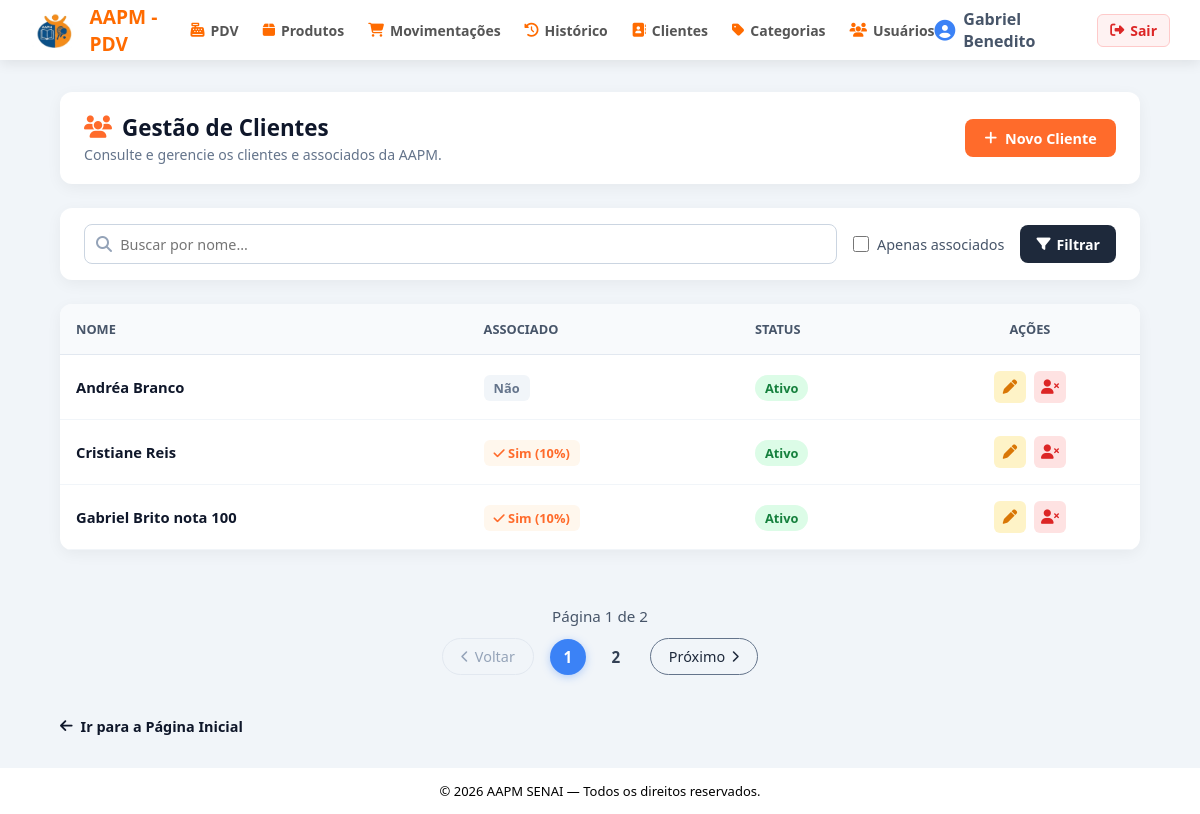
The app's page /clientes/ (signed in), older data.
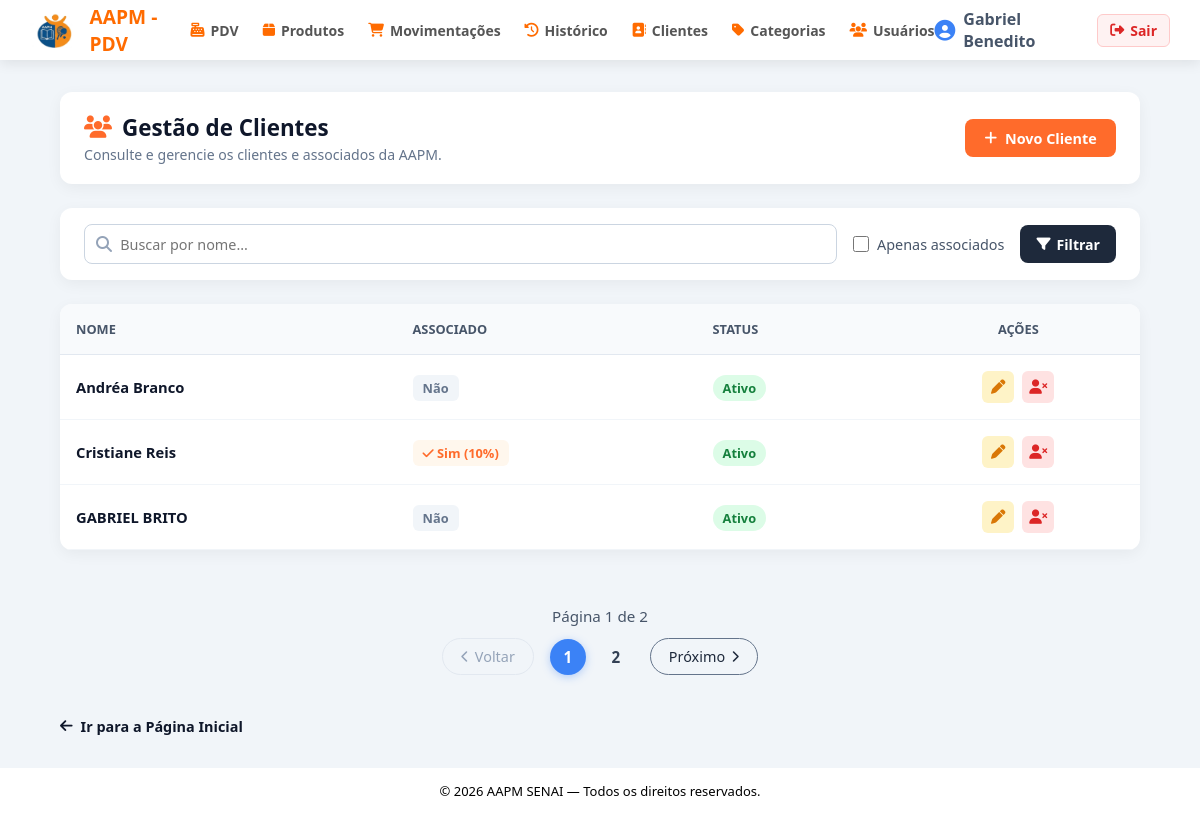
The same page, newer data.
### app/models/cliente.py (models this page shows, shortened)
class Cliente(Base):
    __tablename__ = "clientes"
    id         = Column(Integer, primary_key=True, index=True)
    nome       = Column(String(150), nullable=False, index=True)
    is_associado = Column(Boolean, default=False, nullable=False)
    ativo      = Column(Boolean, default=True)
    criado_em  = Column(DateTime, server_default=func.now())
    vendas = relationship("Venda", back_populates="cliente")

### app/controllers/cliente_controller.py (the view)
@router.get("/")
def listar_clientes(
    request: Request,
    busca: str = "",
    apenas_associados: bool = False,
    pagina: int = 1,
    por_pagina: int = 3,
    db: Session = Depends(get_db),
    admin = Depends(get_admin)
):
    query = db.query(Cliente)
    if busca:
        query = query.filter(
            Cliente.nome.ilike(f"%{busca}%")
        )
    if apenas_associados:
        query = query.filter(
            Cliente.is_associado == True
        )
    query = query.order_by(Cliente.nome)
    total_clientes = query.count()
    pagina = max(pagina, 1)
    por_pagina = max(por_pagina, 1)
    total_paginas = (
        math.ceil(total_clientes / por_pagina)
        if total_clientes
        else 1
    )
    if pagina > total_paginas:
        pagina = total_paginas
    offset = (pagina - 1) * por_pagina
    clientes = (
        query
        .offset(offset)
        .limit(por_pagina)
        .all()
    )
    total_associados = db.query(Cliente).filter(
        Cliente.is_associado == True,
        Cliente.ativo == True
    ).count()
    intervalo_paginas = gerar_intervalo_paginas(
        pagina,
        total_paginas
    )
    return templates.TemplateResponse(
        request,
        "clientes/index.html",
        {
            "request": request,
            "usuario": admin,
            "clientes": clientes,
            "busca": busca,
            "apenas_associados": apenas_associados,
            "pagina": pagina,
            "por_pagina": por_pagina,
            "total_clientes": total_clientes,
            "total_paginas": total_paginas,
            "intervalo_paginas": intervalo_paginas,
            "total_associados": total_associados,
        }
    )

### app/templates/clientes/index.html (shortened to what the changed rows need)
{% extends "base.html" %}
{% block content %}
<link rel="stylesheet" href="{{ url_for('static', path='CSS/clientes.css') }}">
<section class="page-card header-card">
    <div class="title-group">
        <h2><i class="fa-solid fa-users"></i> Gestão de Clientes</h2>
    </div>
</section>
<section class="page-card table-card">
    <table class="custom-table">
        <thead>
            <tr>
                <th>NOME</th>
                <th>ASSOCIADO</th>
                <th>STATUS</th>
                <th style="text-align: center;">AÇÕES</th>
            </tr>
        </thead>
        <tbody>
            {% for c in clientes %}
            <tr>
                <td class="col-name">{{ c.nome }}</td>
                <td>
                    {% if c.is_associado %}
                        <span class="badge-cat"><i class="fa-solid fa-check"></i> Sim (10%)</span>
                    {% else %}
                        <span class="badge-gray">Não</span>
                    {% endif %}
                </td>
                <td>
                    {% if c.ativo %}
                        <span class="badge-stock stock-ok">Ativo</span>
                    {% else %}
                        <span class="badge-stock stock-low">Inativo</span>
                    {% endif %}
                </td>
                <td>
                    <div class="actions-wrapper">
                        <a href="/clientes/{{ c.id }}/editar" class="btn-icon edit" title="Editar">
                            <i class="fa-solid fa-pen"></i>
                        </a>
                        <form id="form-cliente-{{ c.id }}" action="/clientes/{{ c.id }}/toggle-ativo" method="post" style="display:inline">
                            {% if c.ativo %}
                                <button type="button" class="btn-icon delete" title="Desativar"
                                        onclick="abrirModalCliente('form-cliente-{{ c.id }}', '{{ c.nome }}', 'desativar')">
                                    <i class="fa-solid fa-user-xmark"></i>
                                </button>
                            {% else %}
                                <button type="button" class="btn-icon enable" title="Ativar"
                                        onclick="abrirModalCliente('form-cliente-{{ c.id }}', '{{ c.nome }}', 'ativar')">
                                    <i class="fa-solid fa-user-check"></i>
                                </button>
                            {% endif %}
                        </form>
                    </div>
                </td>
            </tr>
            {% endfor %}
        </tbody>
    </table>
</section>
{% if total_paginas and total_paginas > 1 %}
<div class="pagination-wrapper">
    <div class="pagination-container">
        <div class="pagination-numbers">
            {% for item in intervalo_paginas %}
                {% if item == "..." %}
                    <span class="page-dots">...</span>
                {% elif item == pagina %}
                    <span class="page-num active">{{ item }}</span>
                {% else %}
                    <a href="/clientes/?pagina={{ item }}&por_pagina={{ por_pagina }}&busca={{ busca or '' }}&apenas_associados={{ 'true' if apenas_associados else 'false' }}"
                        class="page-num">{{ item }}</a>
                {% endif %}
            {% endfor %}
        </div>
    </div>
</div>
{% endif %}
{% endblock %}

Row changes from the older to the newer data that the page shows:
no longer on this page (row unchanged): Cliente: nome "Gabriel Brito nota 100", is_associado True (drawn), ativo "Ativo"
added Cliente: nome "GABRIEL BRITO", is_associado "Não", ativo "Ativo"
